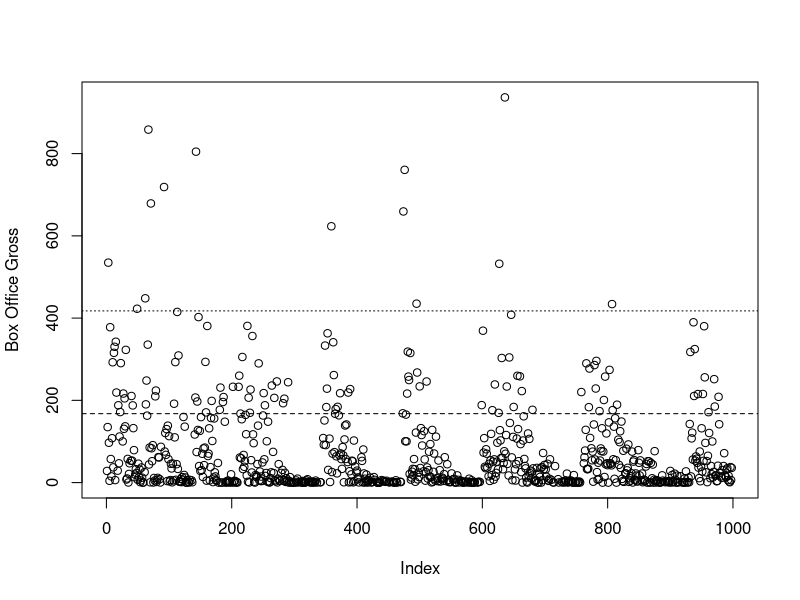
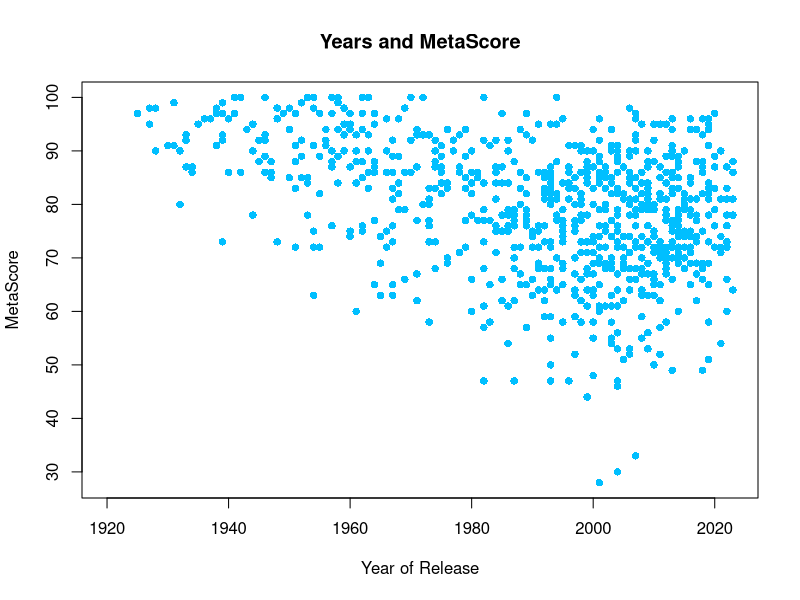
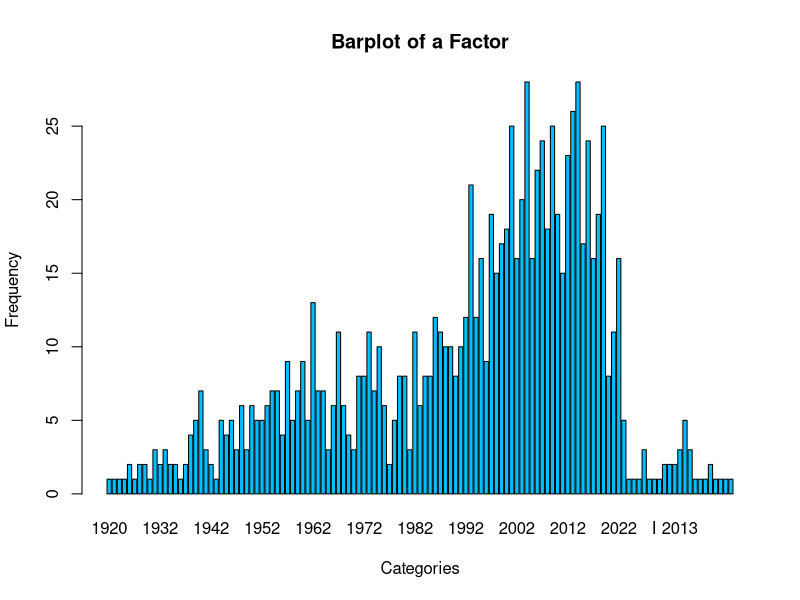
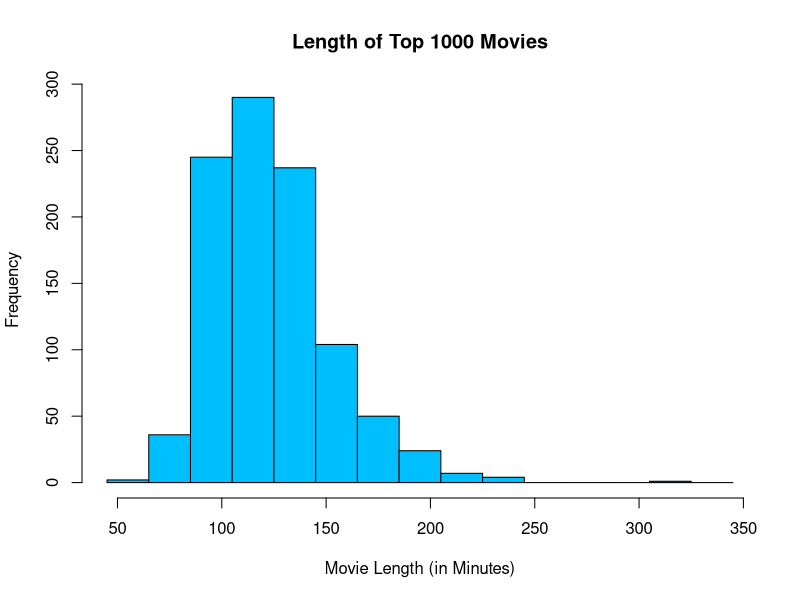
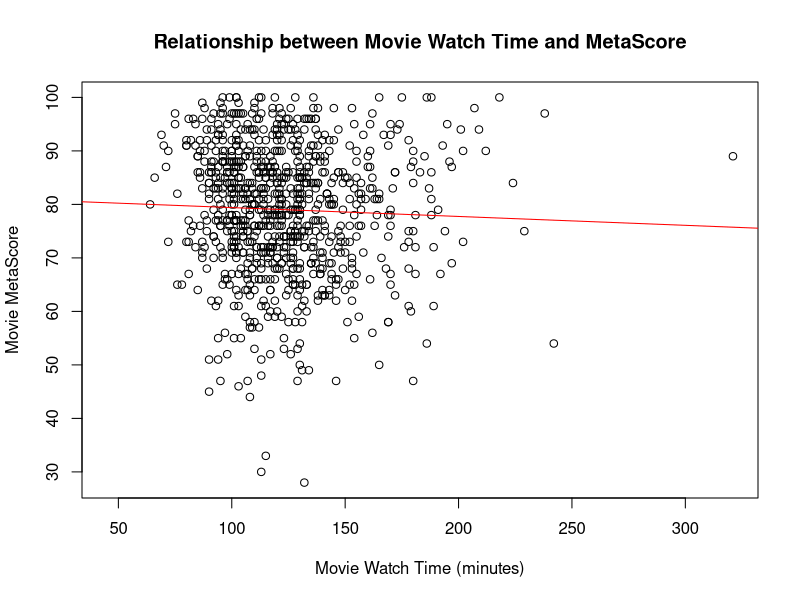

These charts were generated, in order, by the following R code:
## ---- chunk 1
data <- read.csv("Top_1000_IMDb_movies_New_version.csv", header = TRUE)
## ---- chunk 2
head(data)
## ---- chunk 3
keep_columns <- c(3, 4, 6, 7)
## ---- chunk 4
data <- data[, keep_columns]
## ---- chunk 5
head(data)
## ---- chunk 6
str(data)
## ---- chunk 7
summary(data)
## ---- chunk 8
# Convert gross figures from character to numeric
numeric_gross <- as.numeric(data$Gross)
xu= quantile(numeric_gross, probs = 0.85, na.rm = TRUE)
xl = quantile(numeric_gross, probs = 0.15, na.rm = TRUE)
IQR = xu - xl

plot(numeric_gross, ylab='Box Office Gross')
abline(h=xu, lty=2)
abline(h=xu+1.5*IQR, lty=3)
## ---- chunk 9
plot(data$Year.of.Release, data$Metascore.of.movie,
     main = "Years and MetaScore",
     xlab = "Year of Release",
     ylab = "MetaScore",
     pch = 16,
     col = "deepskyblue"
     )
## ---- chunk 10
year_factor <- factor(c(data$Year.of.Release))
year_table <- table(year_factor)
year_table
barplot(year_table,
        main = "Barplot of a Factor",
        xlab = "Categories",
        ylab = "Frequency",
        col = "deepskyblue",  # Set the bar color (you can customize)
        border = "black"  # Set the bar border color (you can customize)
)
## ---- chunk 11
hist(data$Watch.Time,
     breaks = seq(45,350, by = 20),
     main = "Length of Top 1000 Movies",
     xlab = "Movie Length (in Minutes)",
     ylab = "Frequency",
     col = "deepskyblue",  # Set the bar color (you can customize)
     border = "black"    # Set the bar border color (you can customize)
)
## ---- chunk 12
df <- data.frame(x = c(data$Watch.Time), y=c(data$Metascore.of.movie))
model <- lm(y ~ x, data = df)
summary(model)
plot(main = "Relationship between Movie Watch Time and MetaScore", 
     df$x, 
     df$y, 
     xlab = "Movie Watch Time (minutes)", 
     ylab = "Movie MetaScore")
abline(model, col = "red")
